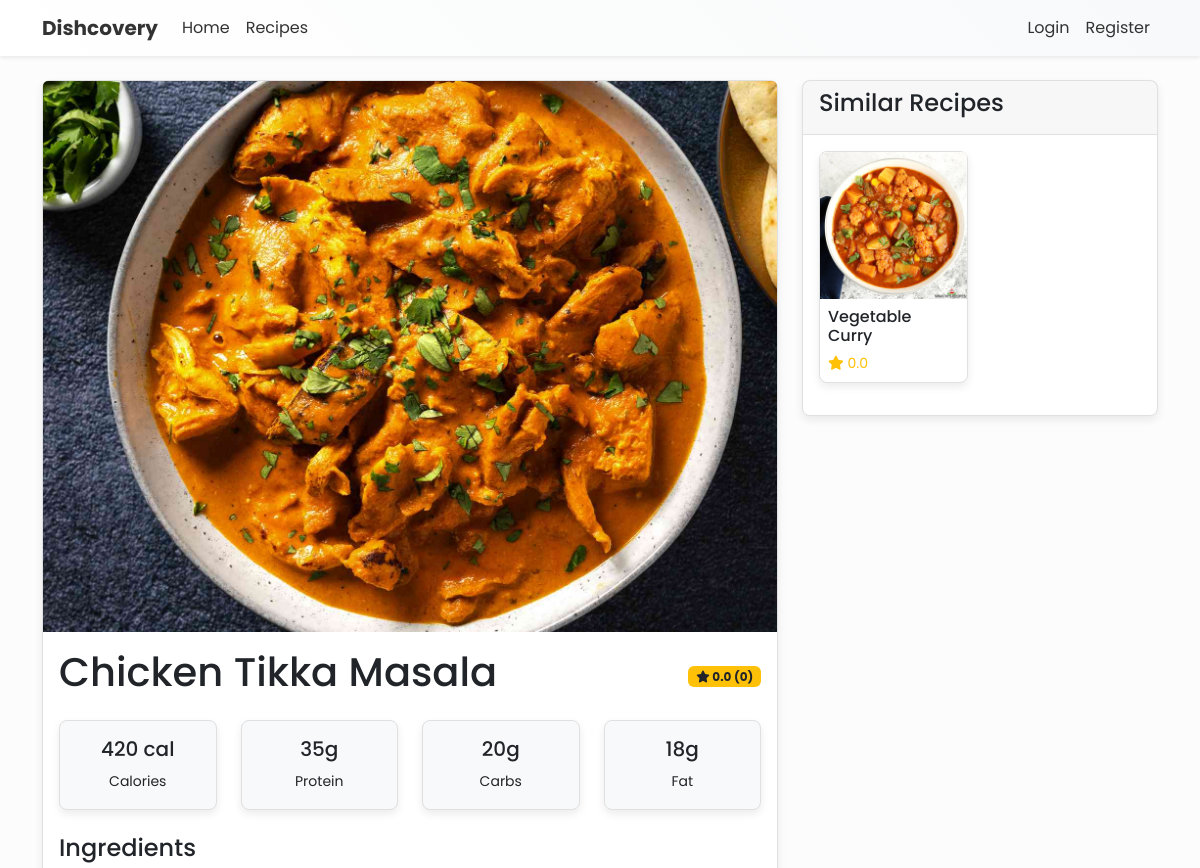
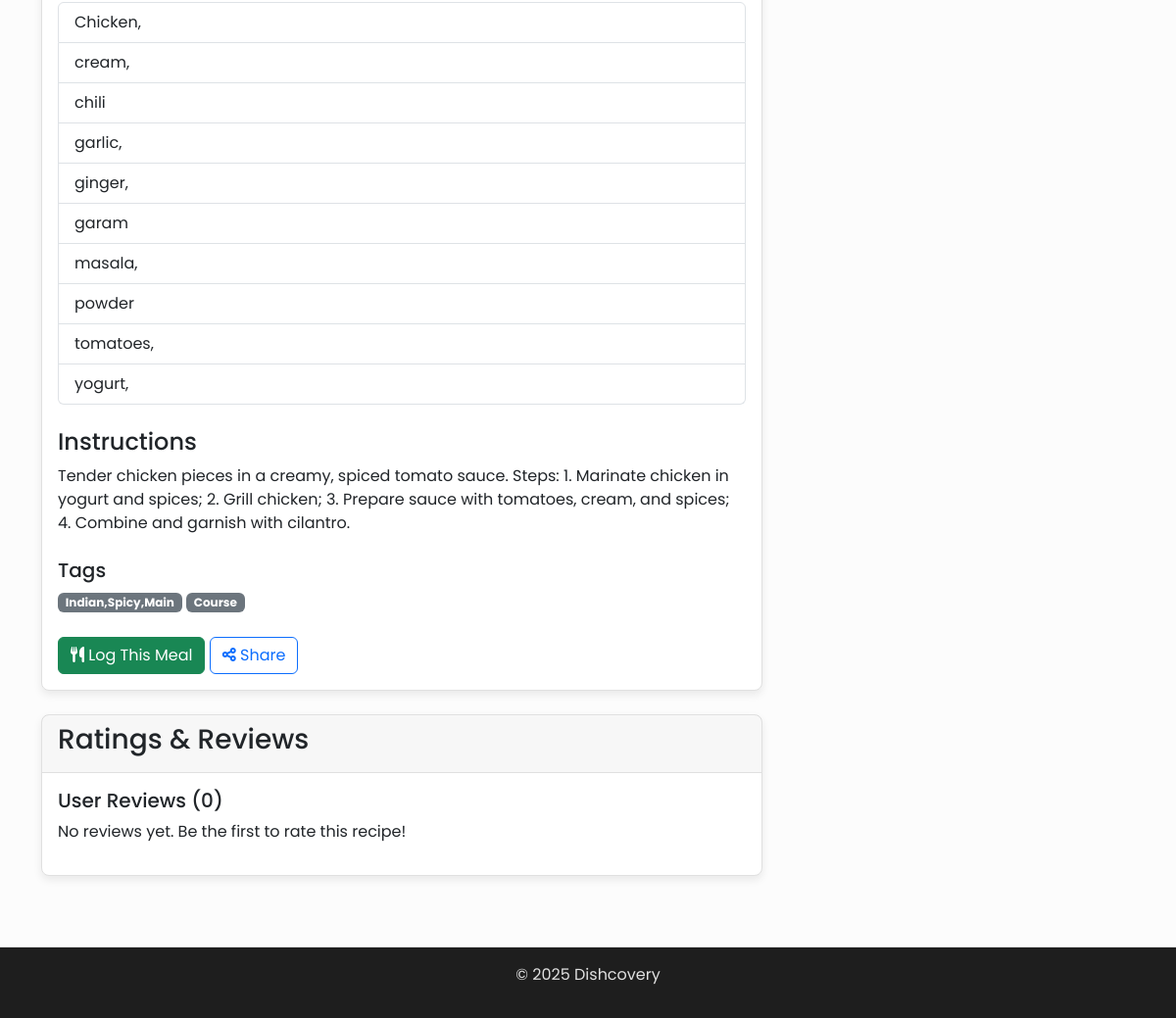
The page /recipes/2/ on the database as committed earlier (2 pictures, top to bottom).
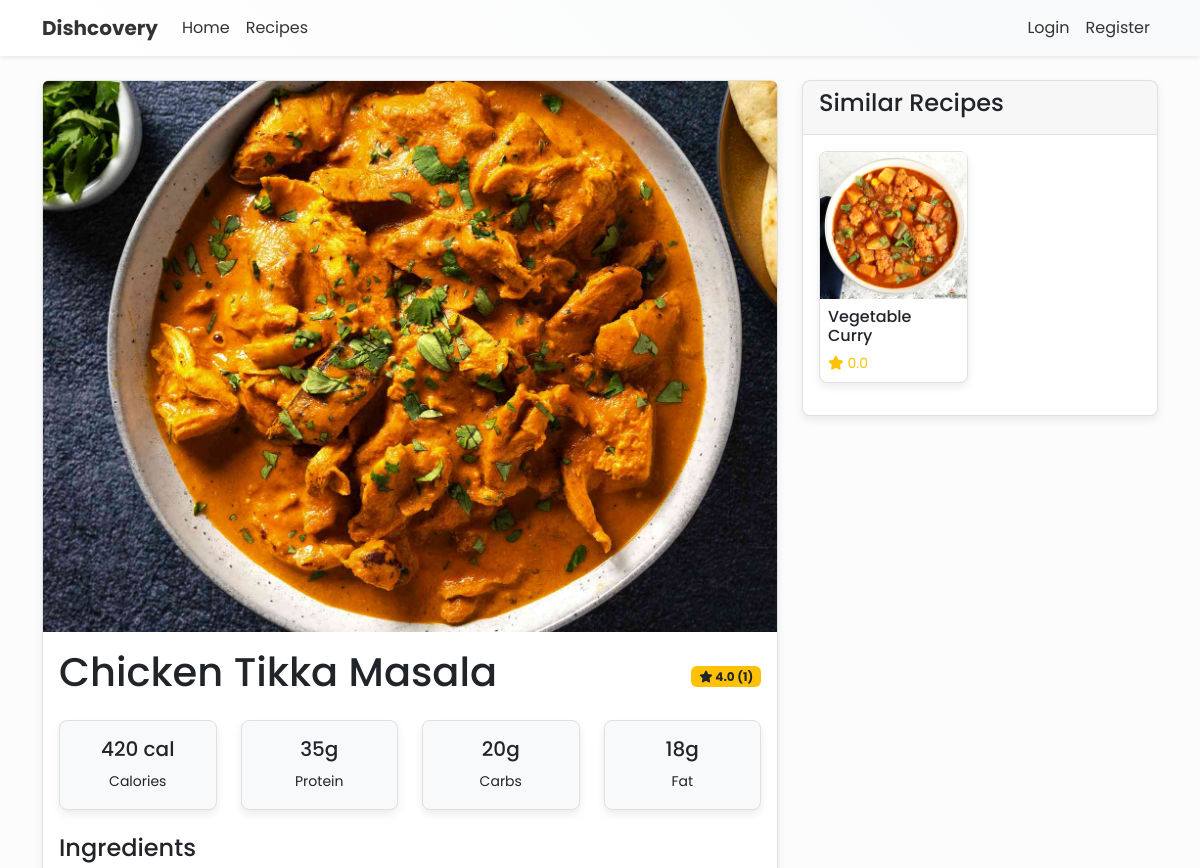
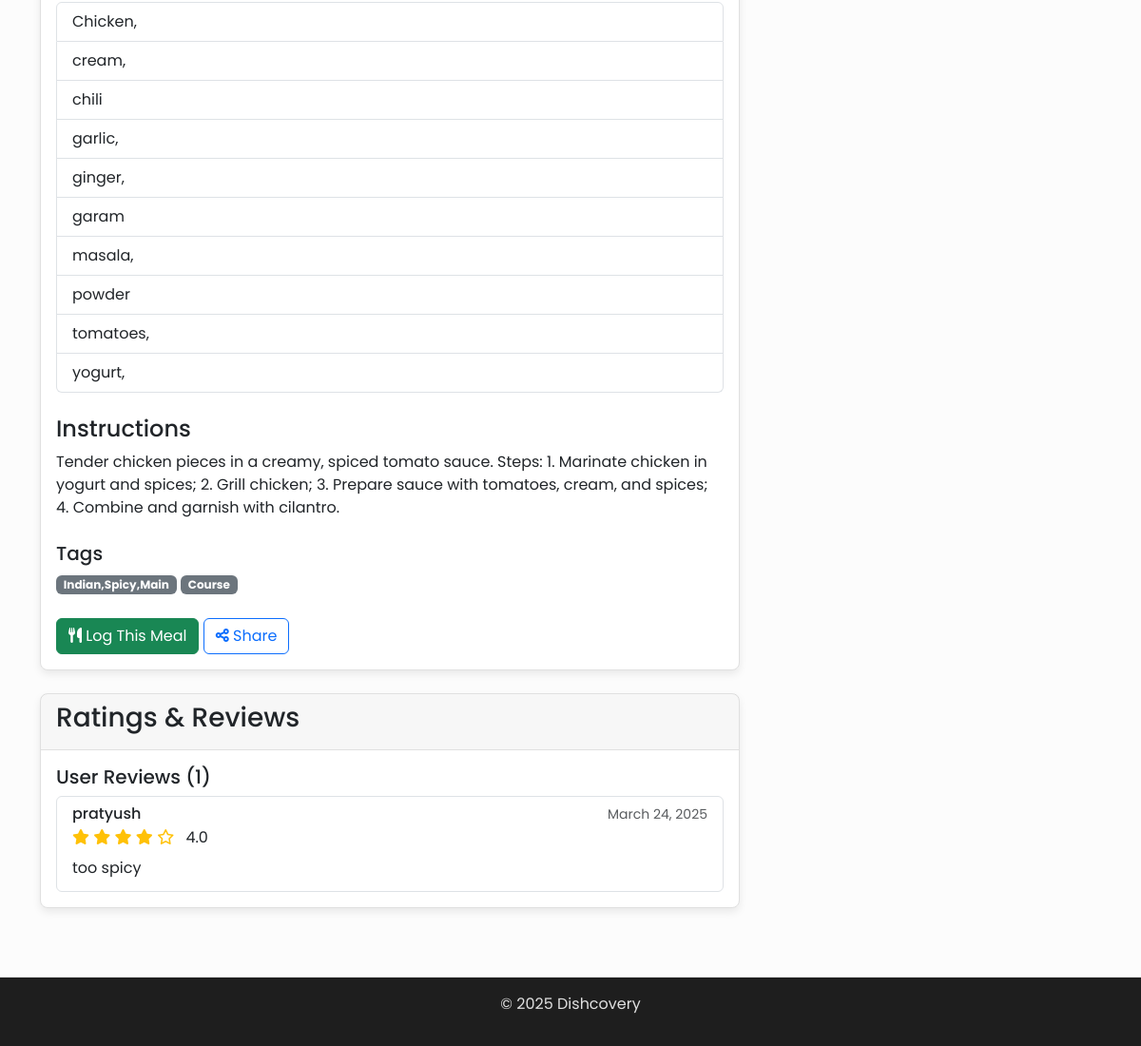
The same page on the database as committed later (2 pictures, top to bottom).
### core/models.py (models this page shows, shortened)
class Recipe(models.Model):
    id = models.AutoField(primary_key=True)
    name = models.CharField(max_length=30)
    recipe = models.TextField()
    author = models.ForeignKey(User, on_delete=models.CASCADE, related_name='created_recipes')
    cooking_time = models.IntegerField(help_text="Cooking time in minutes")
    image = models.ImageField(upload_to='recipes/', blank=True, null=True)
    protein = models.FloatField()
    carbs = models.FloatField()
    fat = models.FloatField()
    calories = models.FloatField()
    ingredients = models.TextField()
    tags = models.TextField(help_text="Comma separated tags")
    def get_average_rating(self):
        ratings = self.ratings.all()
        if ratings:
            return sum(rating.score for rating in ratings) / len(ratings)
        return 0

class Rating(models.Model):
    id = models.AutoField(primary_key=True)
    user = models.ForeignKey(User, on_delete=models.CASCADE, related_name='ratings')
    recipe = models.ForeignKey(Recipe, on_delete=models.CASCADE, related_name='ratings')
    score = models.FloatField(help_text="Rating from 1-5")
    rated_at = models.DateTimeField(auto_now_add=True)
    comment = models.TextField(blank=True, null=True)
    class Meta:
        unique_together = ('user', 'recipe')

class User(AbstractUser):
    is_admin = models.BooleanField(default=False)

### core/views.py (the view, shortened to what this page needs)
# urls.py: path('recipes/<int:pk>/', views.RecipeDetailView.as_view(), name='recipe_detail'),
class RecipeDetailView(DetailView):
    model = Recipe
    template_name = 'recipes/recipe_detail.html'
    context_object_name = 'recipe'
    def get_context_data(self, **kwargs):
        context = super().get_context_data(**kwargs)
        recipe = self.get_object()
        context['ratings'] = recipe.ratings.all().order_by('-rated_at')
        context['meal_form'] = MealLogForm(initial={'recipe': recipe})
        recipe_tags = recipe.tags.split(',')
        similar_recipes = Recipe.objects.filter(
            tags__icontains=recipe_tags[0]
        ).exclude(id=recipe.id)[:4]
        context['similar_recipes'] = similar_recipes
        return context

### core/templates/recipes/recipe_detail.html (shortened to what this page needs)
{% extends 'base.html' %}
{% block content %}
<div class="row">
    <div class="col-md-8">
        <div class="card mb-4">
            {% if recipe.image %}
                <img src="{{ recipe.image.url }}" class="card-img-top" alt="{{ recipe.name }}">
            {% endif %}
            <div class="card-body">
                <div class="d-flex justify-content-between align-items-center mb-3">
                    <h1 class="card-title">{{ recipe.name }}</h1>
                    <div>
                        <span class="badge bg-warning text-dark">
                            <i class="fas fa-star"></i> {{ recipe.get_average_rating|floatformat:1 }} ({{ recipe.ratings.count }})
                        </span>
                    </div>
                </div>
                <div class="row mb-4">
                    <div class="col">
                        <div class="card bg-light">
                            <div class="card-body text-center">
                                <h5>{{ recipe.calories|floatformat }} cal</h5>
                                <small>Calories</small>
                            </div>
                        </div>
                    </div>
                    <div class="col">
                        <div class="card bg-light">
                            <div class="card-body text-center">
                                <h5>{{ recipe.protein|floatformat }}g</h5>
                                <small>Protein</small>
                            </div>
                        </div>
                    </div>
                    <div class="col">
                        <div class="card bg-light">
                            <div class="card-body text-center">
                                <h5>{{ recipe.carbs|floatformat }}g</h5>
                                <small>Carbs</small>
                            </div>
                        </div>
                    </div>
                    <div class="col">
                        <div class="card bg-light">
                            <div class="card-body text-center">
                                <h5>{{ recipe.fat|floatformat }}g</h5>
                                <small>Fat</small>
                            </div>
                        </div>
                    </div>
                </div>
                <h4>Ingredients</h4>
                <ul class="list-group mb-4">
                    {% for ingredient in recipe.ingredients.split|dictsort:0 %}
                        <li class="list-group-item">{{ ingredient }}</li>
                    {% endfor %}
                </ul>
                <h4>Instructions</h4>
                <div class="mb-4">
                    {{ recipe.recipe|linebreaks }}
                </div>
                <div class="mb-3">
                    <h5>Tags</h5>
                    {% for tag in recipe.tags.split %}
                        <a href="{% url 'recipe_list' %}?tags={{ tag }}" class="badge bg-secondary text-decoration-none">{{ tag }}</a>
                    {% endfor %}
                </div>
                <div class="d-flex justify-content-between mt-4">
                    <div>
                        <a href="{% url 'log_meal_with_recipe' recipe.id %}" class="btn btn-success">
                            <i class="fas fa-utensils"></i> Log This Meal
                        </a>
                        <a href="{% url 'share_recipe' recipe.id %}" class="btn btn-outline-primary" target="_blank">
                            <i class="fas fa-share-alt"></i> Share
                        </a>
                    </div>
                </div>
            </div>
        </div>
        <div class="card mb-4">
            <div class="card-header">
                <h3>Ratings & Reviews</h3>
            </div>
            <div class="card-body">
                <h5>User Reviews ({{ ratings.count }})</h5>
                {% if ratings %}
                    <div class="list-group">
                        {% for rating in ratings %}
                            <div class="list-group-item">
                                <div class="d-flex justify-content-between">
                                    <h6 class="mb-1">{{ rating.user.username }}</h6>
                                    <small class="text-muted">{{ rating.rated_at|date }}</small>
                                </div>
                                <div class="mb-2">
                                    {% for i in "12345"|make_list %}
                                        {% if forloop.counter <= rating.score %}
                                            <i class="fas fa-star text-warning"></i>
                                        {% elif forloop.counter <= rating.score|add:"0.5" %}
                                            <i class="fas fa-star-half-alt text-warning"></i>
                                        {% else %}
                                            <i class="far fa-star text-warning"></i>
                                        {% endif %}
                                    {% endfor %}
                                    <span class="ms-2">{{ rating.score }}</span>
                                </div>
                                {% if rating.comment %}
                                    <p class="mb-1">{{ rating.comment }}</p>
                                {% endif %}
                            </div>
                        {% endfor %}
                    </div>
                {% else %}
                    <p>No reviews yet. Be the first to rate this recipe!</p>
                {% endif %}
            </div>
        </div>
    </div>
    <div class="col-md-4">
        <div class="card mb-4">
            <div class="card-header">
                <h4>Similar Recipes</h4>
            </div>
            <div class="card-body">
                {% if similar_recipes %}
                    <div class="row">
                        {% for similar in similar_recipes %}
                            <div class="col-6 mb-3">
                                <a href="{% url 'recipe_detail' similar.id %}" class="text-decoration-none">
                                    <div class="card h-100">
                                        {% if similar.image %}
                                            <img src="{{ similar.image.url }}" class="card-img-top" alt="{{ similar.name }}">
                                        {% endif %}
                                        <div class="card-body p-2">
                                            <h6 class="card-title">{{ similar.name }}</h6>
                                            <div class="small text-warning">
                                                <i class="fas fa-star"></i> {{ similar.get_average_rating|floatformat:1 }}
                                            </div>
                                        </div>
                                    </div>
                                </a>
                            </div>
                        {% endfor %}
                    </div>
                {% else %}
                    <p>No similar recipes found.</p>
                {% endif %}
            </div>
        </div>
    </div>
</div>
{% endblock %}

### core/templates/base.html (shortened to what this page needs)
{% load static %}
{% load widget_tweaks %}
<!DOCTYPE html>
<html lang="en">
<head>
  <link href="https://cdn.jsdelivr.net/npm/bootstrap@5.3.0/dist/css/bootstrap.min.css" rel="stylesheet">
  <link rel="stylesheet" href="https://cdnjs.cloudflare.com/ajax/libs/font-awesome/6.0.0/css/all.min.css">
  <link rel="stylesheet" href="{% static 'dark-theme.css' %}">
</head>
<body>
  <nav class="navbar navbar-expand-lg navbar-light shadow-sm" style="background: linear-gradient(45deg, #ffffff, #f8f9fa);">
    <div class="container">
      <a class="navbar-brand fw-bold" href="{% url 'home' %}">Dishcovery</a>
      <div class="collapse navbar-collapse" id="navbarNav">
        <ul class="navbar-nav me-auto">
          <li class="nav-item">
            <a class="nav-link" href="{% url 'home' %}">Home</a>
          </li>
          <li class="nav-item">
            <a class="nav-link" href="{% url 'recipe_list' %}">Recipes</a>
          </li>
        </ul>
        <ul class="navbar-nav">
          {% if user.is_authenticated %}
          <li class="nav-item dropdown">
            <a class="nav-link dropdown-toggle" href="#" id="navbarDropdown" role="button" data-bs-toggle="dropdown">
              {{ user.username }}
            </a>
            <ul class="dropdown-menu dropdown-menu-end">
              <li><a class="dropdown-item" href="{% url 'profile' %}">Profile</a></li>
              <li><hr class="dropdown-divider"></li>
              <li><a class="dropdown-item" href="{% url 'logout' %}">Logout</a></li>
            </ul>
          </li>
          {% else %}
          <li class="nav-item">
            <a class="nav-link" href="{% url 'login' %}">Login</a>
          </li>
          <li class="nav-item">
            <a class="nav-link" href="{% url 'register' %}">Register</a>
          </li>
          {% endif %}
        </ul>
      </div>
    </div>
  </nav>
  <div class="container mt-4">
    {% block content %}{% endblock %}
  </div>
  <footer class="mt-5 py-3" style="background: #1e1e1e; color: #e0e0e0;">
    <div class="container text-center">
      <p>© {% now "Y" %} Dishcovery</p>
    </div>
  </footer>
</body>
</html>

### dishcovery/static/dark-theme.css (style rules this page uses)
:root { --light-bg: #fcfcfc; --light-surface: #ffffff; --light-card: #ffffff; --light-hover: #f0f0f0; --light-text: #333333; --light-text-secondary: #666666; --light-border: #e0e0e0; --light-primary: #5b9bd5; --light-primary-hover: #4a8ac4; --light-success: #28a745; --light-warning: #ffc107; --light-danger: #dc3545; --light-info: #17a2b8; --border-radius: 8px; --transition-speed: 0.3s; }
body { background-color: var(--light-bg); color: var(--light-text); font-family: 'Poppins', sans-serif; }
.navbar { background-color: var(--light-surface) !important; box-shadow: 0 4px 12px rgba(0, 0, 0, 0.08); }
.navbar-brand, .nav-link { color: var(--light-text) !important; transition: color var(--transition-speed); }
.card { background-color: var(--light-card); border: 1px solid var(--light-border); border-radius: var(--border-radius); box-shadow: 0 4px 8px rgba(0, 0, 0, 0.08); transition: transform var(--transition-speed), box-shadow var(--transition-speed); }
.card-header, .card-footer { background-color: rgba(0, 0, 0, 0.03); border-bottom: 1px solid var(--light-border); }
footer { border-top: 1px solid var(--light-border); }

### core/templates/base.html (style rules this page uses)
body { font-family: 'Poppins', sans-serif; }

Rows that differ between the two databases and show on the page:
computed for Recipe "Chicken Tikka Masala": get_average_rating "0.0" → "4.0"; ratings.count "0" → "1"
added Rating: user.username "pratyush", rated_at "March 24, 2025", score "4.0", comment "too spicy"
Other text that changed with them:
{{ ratings.count }}: "0" → "1"
text no longer shown: "No reviews yet. Be the first to rate this recipe!"
